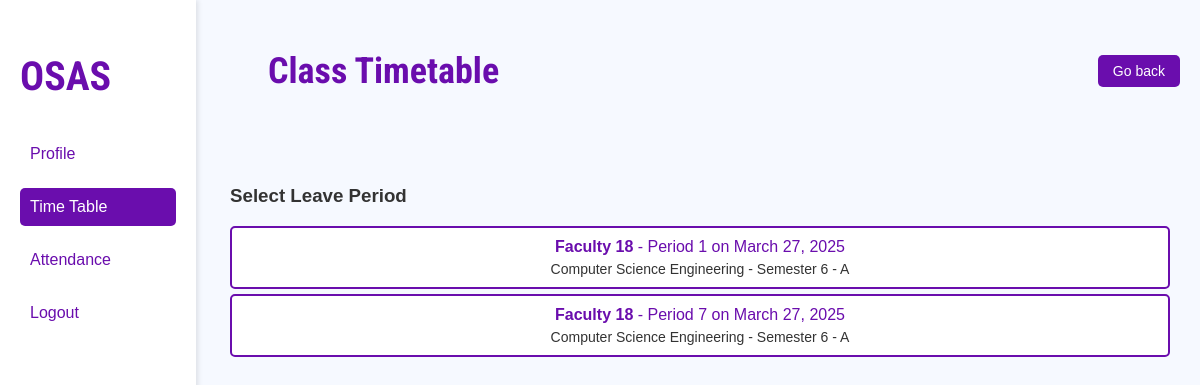
The app's page /goSubstitute/ with its own data.
### osasapp/models.py (models this page shows, shortened)
class LeavePeriods(models.Model):
    faculty = models.ForeignKey(FacultyDb, on_delete=models.CASCADE)
    date = models.DateField()
    period = models.IntegerField()
    class_info = models.ForeignKey(Class, on_delete=models.CASCADE, null=True, blank=True)
    subject = models.ForeignKey(Subject, on_delete=models.CASCADE, null=True, blank=True)

class FacultyDb(models.Model):
    facid = models.CharField(max_length=100, unique=True, primary_key=True)
    fullname = models.CharField(max_length=200)
    password = models.CharField(max_length=255)
    department = models.ForeignKey(Department, on_delete=models.SET_NULL, null=True, blank=True)

class Class(models.Model):
    department = models.ForeignKey(Department, on_delete=models.CASCADE)
    semester = models.ForeignKey(Semester, on_delete=models.CASCADE)  # Changed to ForeignKey
    division = models.ForeignKey(Division, on_delete=models.CASCADE)  # Changed to ForeignKey

class Department(models.Model):
    name = models.CharField(max_length=255, unique=True)
    code = models.CharField(max_length=6, unique=True)

class Semester(models.Model):
    number = models.IntegerField(unique=True)  # Example: 1, 2, 3, etc.

class Division(models.Model):
    name = models.CharField(max_length=10, unique=True)  # Example: A, B, C

### osasapp/views.py (the view)
# urls.py: path("goSubstitute/", views.goSubstitute, name="goSubstitute"),
def goSubstitute(request):
    leave_periods = LeavePeriods.objects.all()  # Fetch all leave periods
    return render(request, "Faculty/goSubstitute.html", {"leave_periods": leave_periods})

### osasapp/templates/Faculty/goSubstitute.html (shortened to what this page needs)
{% load static %}
<!DOCTYPE html>
<html lang="en">
<head>
</head>
<body>
    <aside class="sidebar">
        <h1 class="logo">OSAS</h1>
        <ul class="menu">
            <a href="{% url 'profilestu' %}"><li class="menu-item">Profile</li></a>
            <li class="menu-item active">Time Table</li>
            <a href="{% url 'facattendance' %}"><li class="menu-item">Attendance</li></a>
            <a href="{% url 'logout' %}"><li class="menu-item">Logout</li></a>
        </ul>
    </aside>
    <main class="main-content">
        <header class="header">
            <h2>Class Timetable</h2>
            <a href="{% url 'factimetable' %}">
                <button>Go back</button>
            </a>
        </header>
        <div class="section">
            <div class="leave-period-container">
                <h3>Select Leave Period</h3>
                {% for leave in leave_periods %}
                    <div class="leave-period-option" data-id="{{ leave.id }}">
                        <strong>{{ leave.faculty.fullname }}</strong> -
                        Period {{ leave.period }} on {{ leave.date }} <br>
                        <span class="class-info">
                            {{ leave.class_info.department.name }} -
                            Semester {{ leave.class_info.semester.number }} -
                            {{ leave.class_info.division.name }}
                        </span>
                    </div>
                {% endfor %}
            </div>
        </div>
    </main>
</body>
</html>

### osasapp/templates/Faculty/goSubstitute.html (style rules this page uses)
body { margin: 0; font-family: Arial, sans-serif; background-color: #f6f9ff; color: #333; display: flex; }
.sidebar { background-color: #ffffff; color: rgb(9, 8, 8); width: 13%; padding: 20px; box-shadow: 2px 0 5px rgba(0, 0, 0, 0.1); height: 100vh; position: fixed; left: 0; top: 0; display: flex; flex-direction: column; }
.logo { font-size: 40px; margin-bottom: 20px; color: #6a0dad; font-family: "Roboto Condensed", serif; }
.menu { list-style: none; padding: 0; margin: 0; }
.menu a { text-decoration: none; color: #6a0dad; }
.menu-item { margin: 15px 0; cursor: pointer; padding: 10px; border-radius: 5px; transition: background-color 0.3s; color: #6a0dad; }
.menu-item.active { background-color: #6a0dad; color: #fff; }
.main-content { flex-grow: 1; padding: 20px; margin-left: 200px; }
.header { display: flex; justify-content: space-between; align-items: center; color: #6a0dad; font-family: "Roboto Condensed", serif; font-size: 24px; margin-bottom: 15px; padding-left: 5%; }
.header button { padding: 8px 15px; font-size: 14px; border: none; background-color: #6a0dad; color: white; border-radius: 5px; cursor: pointer; transition: background-color 0.3s; }
.section { display: flex; flex-direction: column; gap: 10px; width: 100%; max-width: 1000px; margin: 0 auto; }
.leave-period-container { margin-top: 20px; padding: 10px; }
.leave-period-option { padding: 10px; border: 2px solid #6a0dad; background-color: #fff; color: #6a0dad; cursor: pointer; margin-bottom: 5px; border-radius: 5px; transition: background 0.3s, color 0.3s; text-align: center; }
.leave-period-option .class-info { font-size: 14px; color: #333; display: block; margin-top: 5px; transition: color 0.3s; }

### records on screen
LeavePeriods: faculty.fullname "Faculty 18", period "1", date "March 27, 2025", class_info.department.name "Computer Science Engineering", class_info.semester.number "6", class_info.division.name "A"
LeavePeriods: faculty.fullname "Faculty 18", period "7", date "March 27, 2025", class_info.department.name "Computer Science Engineering", class_info.semester.number "6", class_info.division.name "A"
